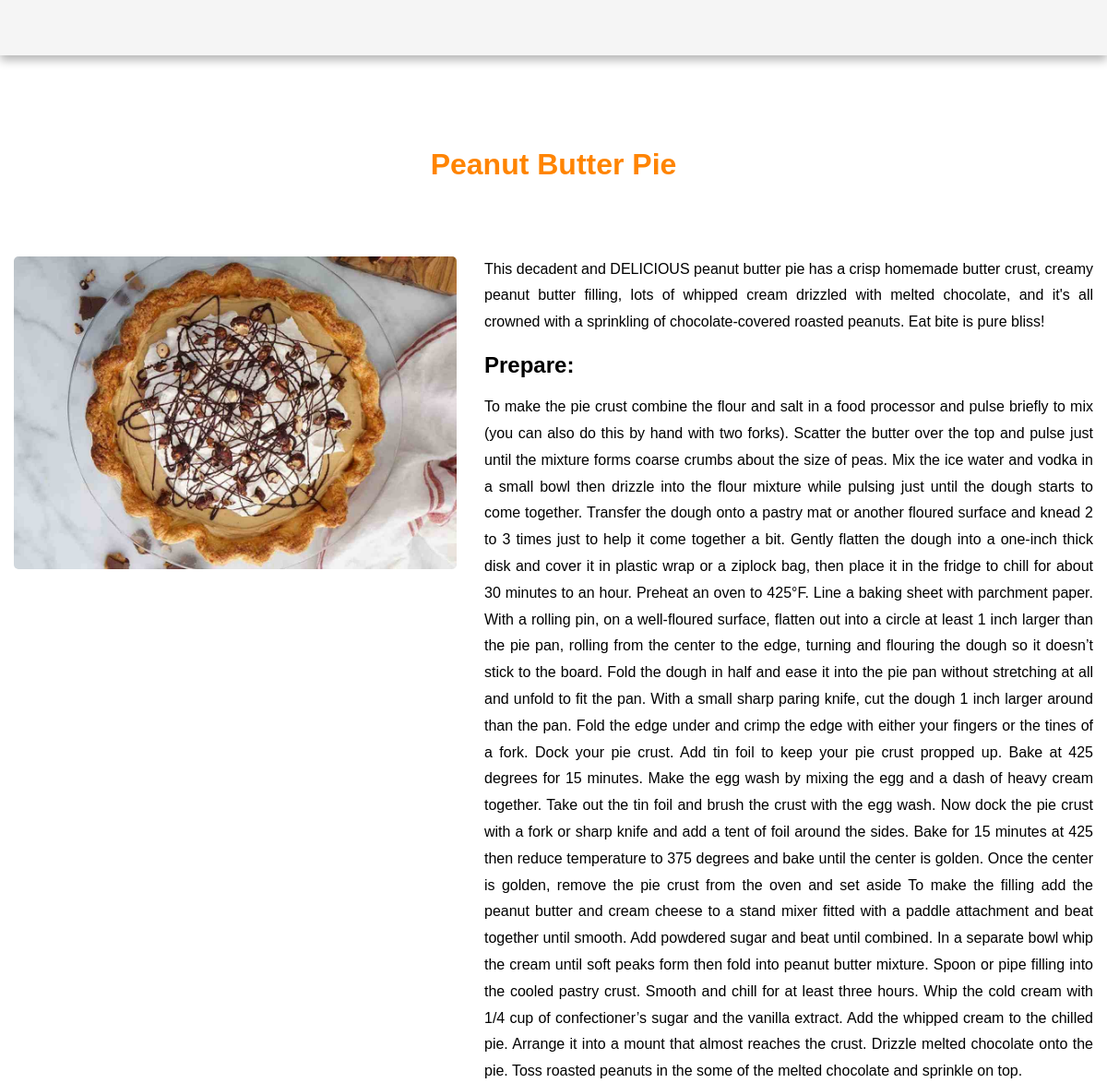
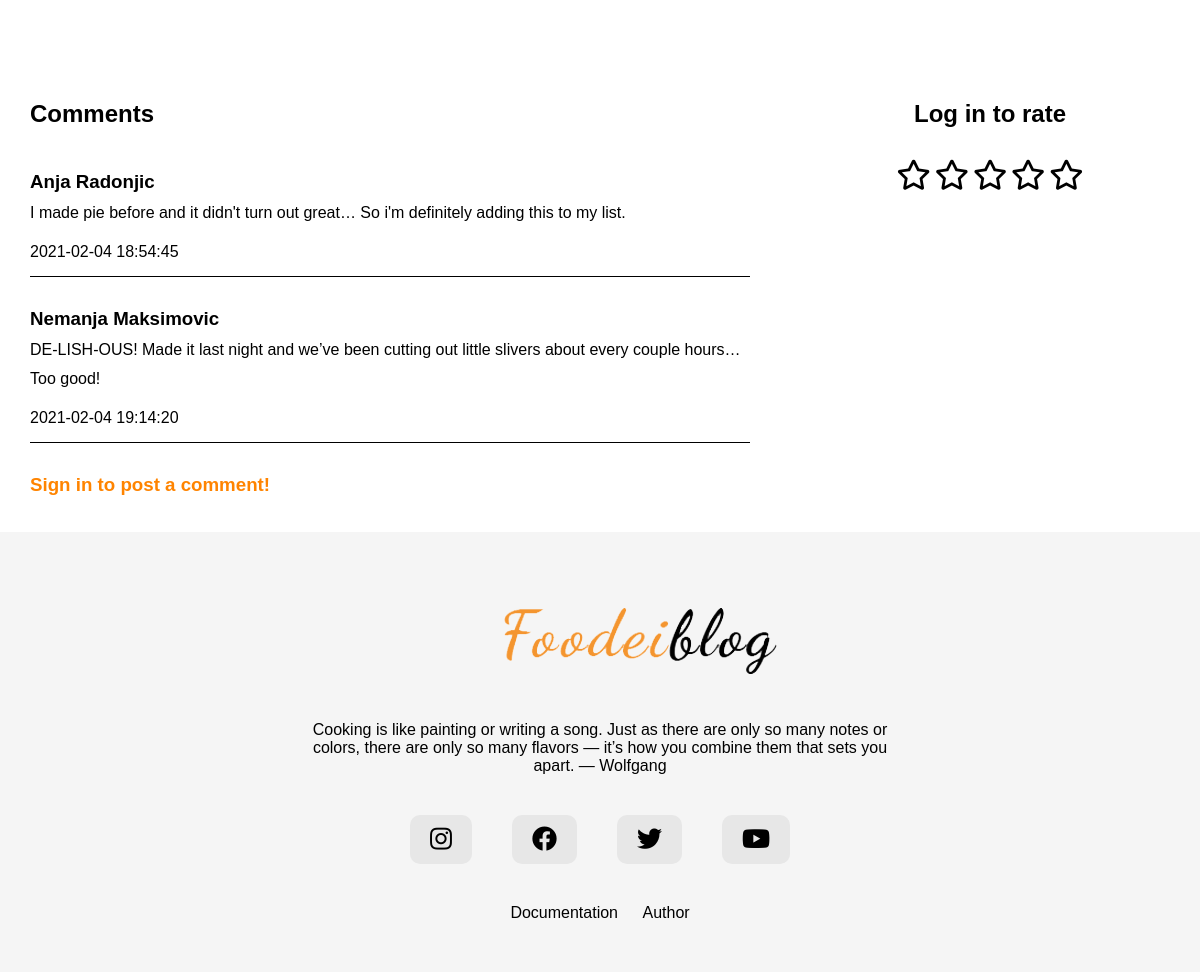
The page /recipe.php?id=7 on the database its author committed (2 pictures, top to bottom).
### tables this page shows
CREATE TABLE `postovi` (
  `idPosta` int(255) NOT NULL,
  `naslov` varchar(100) NOT NULL,
  `tekst` text NOT NULL,
  `datum` timestamp NOT NULL DEFAULT current_timestamp(),
  `idKategorije` int(255) NOT NULL,
  `slikasrc` varchar(255) NOT NULL,
  `pocetniTekst` text NOT NULL
);

CREATE TABLE `komentari` (
  `idKomentar` int(255) NOT NULL,
  `tekst` text NOT NULL,
  `datum` timestamp NOT NULL DEFAULT current_timestamp(),
  `idKorisnika` int(255) NOT NULL,
  `idPosta` int(255) NOT NULL
);

CREATE TABLE `korisnici` (
  `idKorisnika` int(255) NOT NULL,
  `ime` varchar(30) NOT NULL,
  `prezime` varchar(40) NOT NULL,
  `email` varchar(100) NOT NULL,
  `pass` varchar(255) NOT NULL,
  `aktivan` tinyint(1) NOT NULL,
  `aktivacioniKod` varchar(255) NOT NULL,
  `datum` timestamp NOT NULL DEFAULT current_timestamp(),
  `idUloge` int(255) NOT NULL
);

### recipe.php (called while the page is built)
<?php
    require_once "view/fixed/head.php";
    require_once "view/fixed/header.php";
    require_once "view/pages/recipe.php";
    require_once "view/fixed/footer.php";
?>

### model/dohvatiRecept.php (called while the page is built, shortened)
<?php
    require_once "konekcija.php";
    $poruka="";
    if(isset($_GET['id'])){
        $receptId=$_GET['id'];
        $upit="SELECT * FROM postovi WHERE idPosta=:id";
        $priprema=$konekcija->prepare($upit);
        $priprema->bindParam(":id",$receptId);
        try{
            $priprema->execute();
            $rezultat=$priprema->fetch();
            if($priprema->rowCount()==1)
            {
                $data= $rezultat;
                $ocena=0;
            }
            else{
                $poruka="There is no match";
                $code=404;
            }
        }
        catch(PDOException $e){
            $data="Server error";
            $code=500;
        }
    }
    else{
        $data="Server error";
        $code=404;
    }
?>

### model/dohvatiKomentare.php (called while the page is built, shortened)
<?php
    require_once "konekcija.php";
    if(isset($_GET['id'])){
        $receptId=$_GET['id'];
        $upit="SELECT k.*,ko.*,k. datum AS datumKomentara FROM komentari k INNER JOIN korisnici ko ON ko.idKorisnika=k.idKorisnika WHERE k.idPosta=:id";
        $priprema=$konekcija->prepare($upit);
        $priprema->bindParam(":id",$receptId);
        try{
            $priprema->execute();
            $rezultat=$priprema->fetchAll();
            if($priprema->rowCount()!=0){
                $komentar= $rezultat;
            }
            else{
                $kod=404;
            }
        }
        catch(PDOException $e){
            $kod=500;
        }
    }
    else{
        $kod=404;
    }
?>

### view/pages/recipe.php (the view, shortened to what this page needs)
<main>
    <?php
        include "model/dohvatiRecept.php";
        include "model/dohvatiKomentare.php";
    ?>
        <div class="naslov naslovPadding">
        <h1>
        <?php
            if($poruka!=""){
                echo $poruka;
            }
            else{
                echo $data['naslov'];
            }
        ?>
        </h1>
        </div>
    <?php
        if($poruka==""):
    ?>
    <div id="receptJedan">
        <div class="blok">
            <img src="assets/images/<?=$data['slikasrc']?>" alt="<?=$data['naslov']?>">
        </div>
        <div class="blok tekst">
            <p><?=$data['pocetniTekst']?></p>
            <h2>Prepare:</h2>
            <p><?=$data['tekst']?></p>
        </div>
    </div>
    <div id="komentariOcene">
        <div id="komentari">
            <h2>Comments</h2>
            <?php
            if($komentar!=''):
                foreach($komentar as $k):
            ?>
                <div class="komentar">
                    <h3><?=$k['ime']?> <?=$k['prezime']?></h3>
                    <p><?=$k['tekst']?></p>
                    <p><?=$k['datumKomentara']?></p>
                </div>
            <?php
               endforeach;
            else:
            ?>
            <p>No comments yet!</p>
            <?php
            endif;
            ?>
            <div>
                <?php
                    if(isset($_SESSION['korisnik'])):
                ?>
                <h3>Your comment:</h3>
                <form action="">
                    <textarea id="komentarTekst"></textarea>
                    <input type="hidden" id="idRecepta" value="<?=$_GET['id']?>">
                    <input type="button" value="Send" id="sendBtn">
                </form>
                <p id="porukaKomentar" class="crveno"></p>
                <?php
                    else:
                ?>
                    <h3 class="crveno comm">Sign in to post a comment!</h3>
                <?php
                    endif
                ?>
            </div>
        </div>
        <div id="oceni">
            <?php
                if(isset($_SESSION['korisnik'])):
            ?>
                <h2>Your rate</h2>
            <?php
                else:
            ?>
                <h2>Log in to rate</h2>
            <?php
                endif;
            ?>
            <?php
                for($i=0;$i<5;$i++):
                    if($i<$ocena):
            ?>
                    <i class="fas fa-star" data-recept="<?=$data['idPosta']?>" data-ocena="<?=$i+1?>"></i>
            <?php
                    else:
            ?>
                    <i class="far fa-star" data-recept="<?=$data['idPosta']?>" data-ocena="<?=$i+1?>"></i>
            <?php
                    endif;
                endfor;
            ?>
        </div>
    </div>
    <?php
        endif;
    ?>
</main>

### assets/css/style.css (style rules this page uses)
* { margin: 0px; padding: 0px; box-sizing: border-box; }
body { font-family: sans-serif; }
.topJelo img,#kategorije div img,.post div img,#about img,#about img,#recepti div img,#receptJedan div img { width: 100%; }
.naslov { text-align: center; padding: 75px; }
.naslov h1 { color: #ff8400; }
img { border-radius: 5px; }
.tekst { width: 55%; margin: 5px; margin-top: 0px; }
.naslovPadding { padding-top: 150px; padding-bottom: 20px; }
#receptJedan { width: 100%; display: flex; justify-content: space-around; padding: 40px 0px; }
.blok { width: 40%; margin: 10px; }
#receptJedan .tekst { width: 55%; }
#receptJedan .blok { text-align: justify; }
#receptJedan p,#receptJedan h2 { margin-bottom: 10px; }
#komentariOcene { width: 100%; display: flex; justify-content: space-around; padding: 30px 0px; }
#komentari { width: 60%; }
#komentari p,#komentari h2 { margin-bottom: 10px; }
#komentari h2 { margin-bottom: 30px; }
#oceni { width: 30%; }
.komentar { border-bottom: 1px solid #000; margin-bottom: 25px; }
#oceni h2 { margin-bottom: 25px; }
#oceni { text-align: center; }
#oceni .far,#oceni .fas { font-size: 30px; }
main { line-height: 1.8; }
.crveno { font-weight: bold; color: #ff0000; }
.comm { color: #ff8400; }

### rows shown on the page
postovi: naslov "Peanut Butter Pie", slikasrc (picture), pocetniTekst "This decadent and DELICIOUS peanut butter pie has a crisp homemade butter crust, creamy peanut butter filling, lots of whipped cream drizzled with melted chocolate, and it's all crowned with a sprinkling of chocolate-covered roasted peanuts. Eat bite is pure bliss!", tekst "To make the pie crust combine the flour and salt in a food processor and pulse briefly to mix (you can also do this by hand with two forks). Scatter the butter over the top and pulse just until the mixture forms coarse crumbs about the size of peas. Mix the ice water and vodka in a small bowl then drizzle into the flour mixture while pulsing just until the dough starts to come together. Transfer the dough onto a pastry mat or another floured surface and knead 2 to 3 times just to help it come together a bit. Gently flatten the dough into a one-inch thick disk and cover it in plastic wrap or a ziplock bag, then place it in the fridge to chill for about 30 minutes to an hour. Preheat an oven…"
komentari: idKorisnika.ime "Anja", idKorisnika.prezime "Radonjic", tekst "I made pie before and it didn't turn out great… So i'm definitely adding this to my list.", datum "2021-02-04 18:54:45"
komentari: idKorisnika.ime "Nemanja", idKorisnika.prezime "Maksimovic", tekst "DE-LISH-OUS! Made it last night and we’ve been cutting out little slivers about every couple hours… Too good!", datum "2021-02-04 19:14:20"
